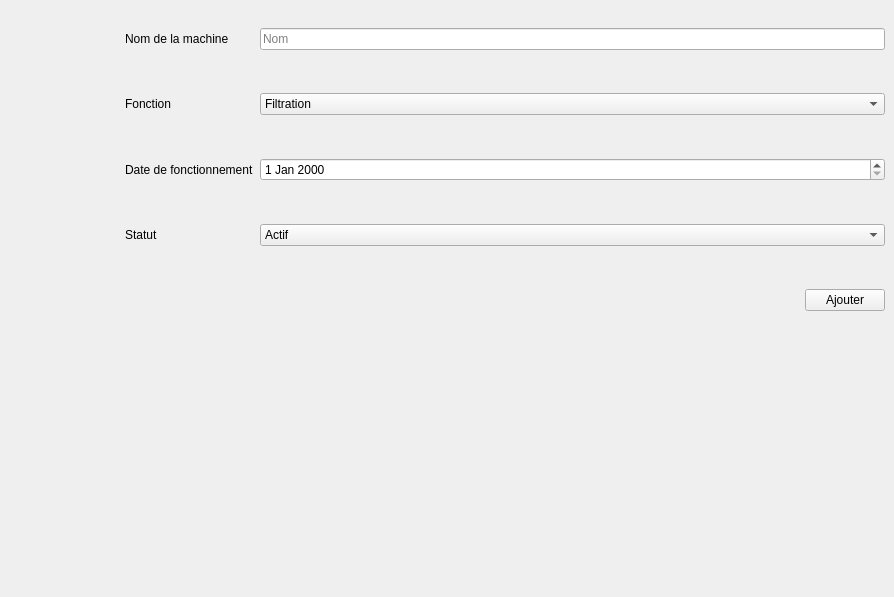
          <widget class="QWidget" name="ajoutpersonnel_3">
           <widget class="QWidget" name="formLayoutWidget_6">
            <property name="geometry">
             <rect>
              <x>125</x>
              <y>28</y>
              <width>760</width>
              <height>560</height>
             </rect>
            </property>
            <layout class="QFormLayout" name="formLayout_6">
             <property name="verticalSpacing">
              <number>43</number>
             </property>
             <item row="0" column="0">
              <widget class="QLabel" name="nommachinelabel">
               <property name="text">
                <string>Nom de la machine</string>
               </property>
              </widget>
             </item>
             <item row="0" column="1">
              <widget class="QLineEdit" name="nommachine">
               <property name="placeholderText">
                <string>Nom</string>
               </property>
              </widget>
             </item>
             <item row="1" column="0">
              <widget class="QLabel" name="fonctionmachinelabel">
               <property name="text">
                <string>Fonction</string>
               </property>
              </widget>
             </item>
             <item row="1" column="1">
              <widget class="QComboBox" name="fonctionmachine">
               <item>
                <property name="text">
                 <string>Filtration</string>
                </property>
               </item>
               <item>
                <property name="text">
                 <string>Lavage</string>
                </property>
               </item>
              </widget>
             </item>
             <item row="2" column="0">
              <widget class="QLabel" name="datefonctmachinelabel">
               <property name="text">
                <string>Date de fonctionnement</string>
               </property>
              </widget>
             </item>
             <item row="2" column="1">
              <widget class="QDateEdit" name="datefonctionmachine" />
             </item>
             <item row="3" column="0">
              <widget class="QLabel" name="statusmachineLabel">
               <property name="text">
                <string>Statut</string>
               </property>
              </widget>
             </item>
             <item row="3" column="1">
              <widget class="QComboBox" name="statusmachine">
               <item>
                <property name="text">
                 <string>Actif</string>
                </property>
               </item>
               <item>
                <property name="text">
                 <string>Non actif</string>
                </property>
               </item>
              </widget>
             </item>
             <item row="4" column="1">
              <layout class="QHBoxLayout" name="qjouterEmpRow_3">
               <item>
                <spacer name="horizontalSpacer_ajouteremp_5">
                 <property name="orientation">
                  <enum>Qt::Orientation::Horizontal</enum>
                 </property>
                 <property name="sizeHint" stdset="0">
                  <size>
                   <width>40</width>
                   <height>20</height>
                  </size>
                 </property>
                </spacer>
               </item>
               <item>
                <widget class="QPushButton" name="ajoutermachine">
                 <property name="text">
                  <string>Ajouter</string>
                 </property>
                 <property name="icon">
                  <iconset resource="img.qrc">
                   <normaloff>:/img/export.svg</normaloff>:/img/export.svg</iconset>
                 </property>
                 <property name="iconSize">
                  <size>
                   <width>18</width>
                   <height>18</height>
                  </size>
                 </property>
                </widget>
               </item>
              </layout>
             </item>
            </layout>
           </widget>
          </widget>
